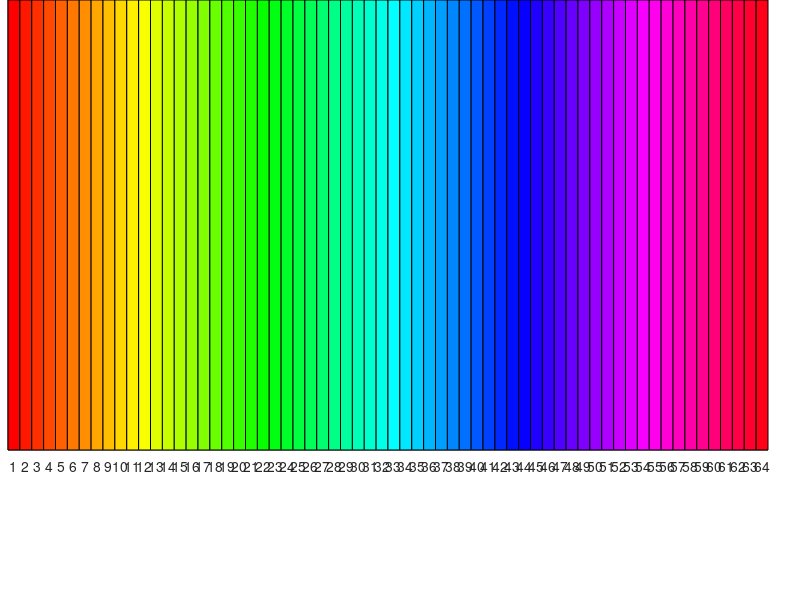
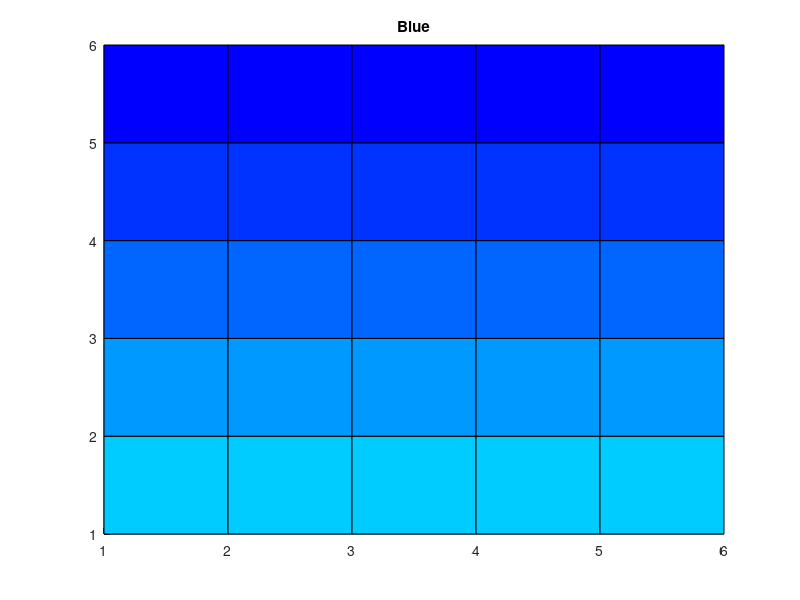
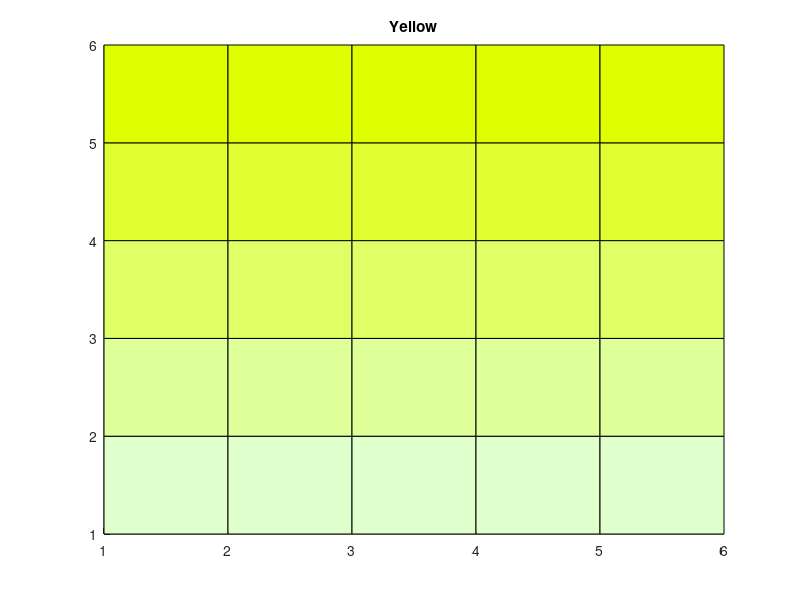
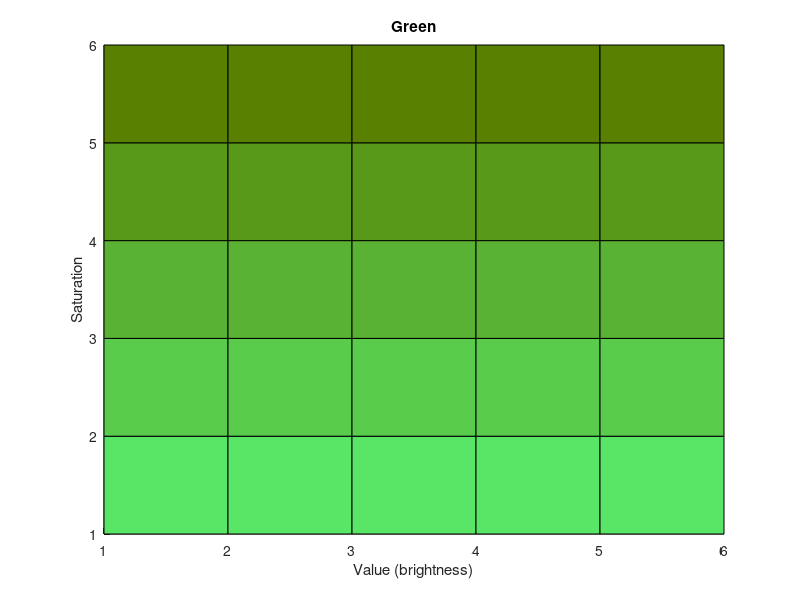

Here is the MATLAB script that generated these plots, in order:

function [] = hsvplay

 sub__plotclrmap();

 
% cmap = colormap;
% blue = cmap(floor(0.6*length(cmap)),:);
% yellow = cmap(floor(0.2*length(cmap)),:);
% patch([0 0 1 1], [1 2 2 1], [blue(1) 1 1]);
% patch([0 0 1 1], [2 3 3 2], yellow);
% patch([0 0 1 1], [3 4 4 3], mean([blue;yellow]));

fig1=figure;colormap hsv; cmap1 = colormap;
fig2=figure;colormap hsv; cmap2 = colormap;
fig3=figure;colormap hsv; cmap3 = colormap;



colormap hsv;
cmap = colormap;

for c = 1:5
    for r = 1:5
        bidx = 43;      
        a = [cmap(bidx,1) 1-(0.2*c) 1];  % blue saturation changes across columns
        yelidx = 11;
        b = [cmap(13,1) 1 1-(0.2*c)]; % yellow
        x = mean([a;b]);
        x(1) = 0.8*((a(1)+b(1))/2); x(3)=max(0,x(3)-0.5);
       
        set(0,'CurrentFigure',fig1); patch([r r r+1 r+1], [c c+1 c+1 c], a); % blue
        set(0,'CurrentFigure',fig2); patch([r r r+1 r+1], [c c+1 c+1 c], b); % yellow
        set(0,'CurrentFigure',fig3); patch([r r r+1 r+1], [c c+1 c+1 c], x); % green
    end;
end;

 set(0,'CurrentFigure',fig1);set(fig1,'Position',[200 200 200 200],'Menubar','none','Toolbar','none'); title('Blue');
 set(0,'CurrentFigure',fig2);set(fig2,'Position',[500 200 200 200],'Menubar','none','Toolbar','none'); title('Yellow');
 set(0,'CurrentFigure',fig3);set(fig3,'Position',[800 200 200 200],'Menubar','none','Toolbar','none');title('Green');

xlabel('Value (brightness)');
ylabel('Saturation');

function [] = sub__plotclrmap()
figure;
colormap hsv; cmap = colormap;
for k = 1:rows(cmap)
    patch([k k k+1 k+1], [0 1 1 0], cmap(k,:));
    hold on;
end;
set(double(gca),'XTick', 1.5:1:rows(cmap)+0.5,'XTickLabel', 1:rows(cmap), 'YTick',[],...
    'Position',[0.01 0.25 0.95 0.75],'XLim', [1 rows(cmap)+1]);
title('Colormap');
set(double(gcf),'Position', [100 100 1200 50],'Menubar','none','Toolbar','none');